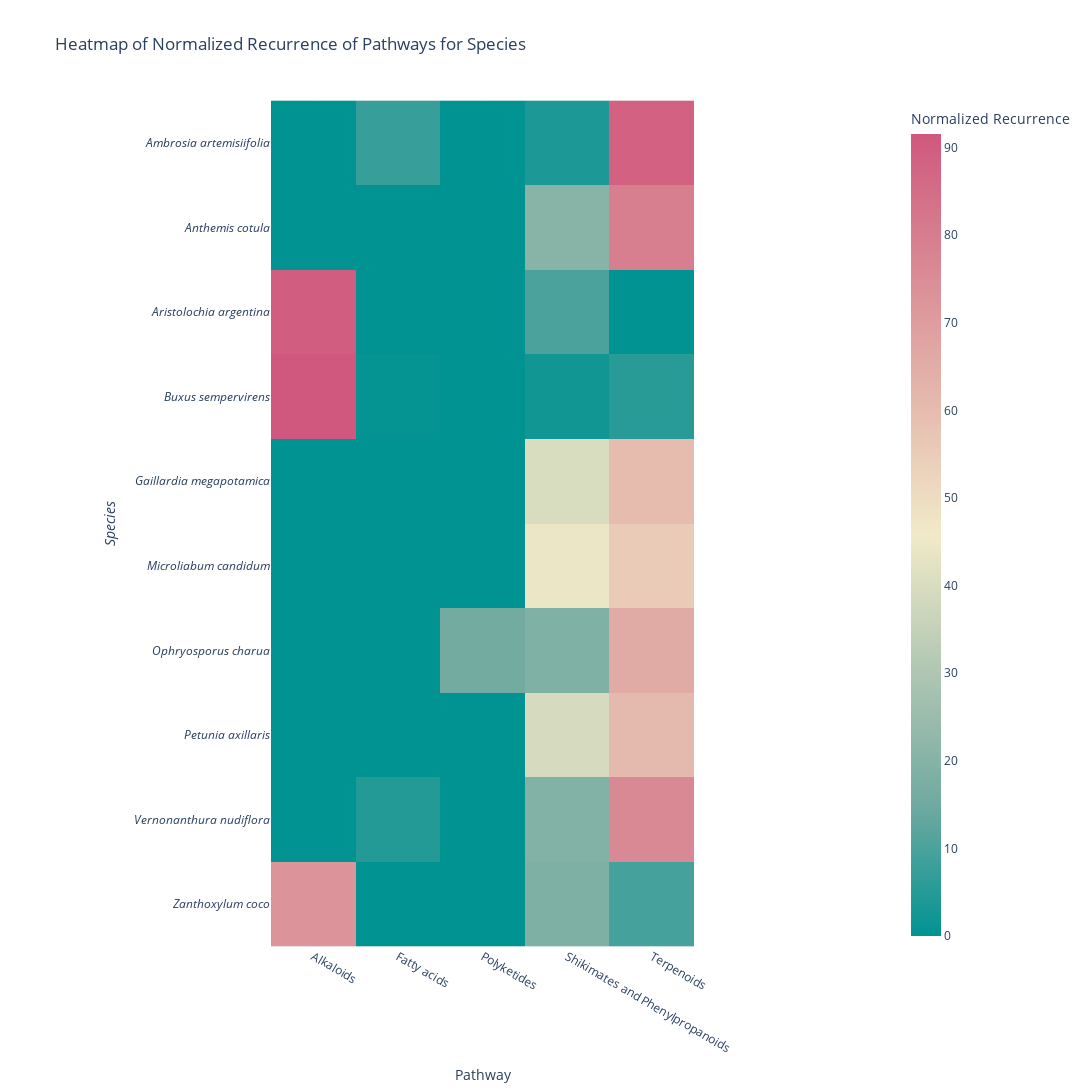

Notebook source saved alongside this figure:
### Code cell
heatmap_pathway_species(output_folder)

### Figure 1 — Plotly figure (JSON) as saved in the notebook; plotly's stock layout.template omitted (floating-point values rounded to 4 significant figures)
{"data": [{"coloraxis": "coloraxis", "hovertemplate": "Pathway: %{x}<br>Species: %{y}<br>Normalized Recurrence: %{z}<extra></extra>", "name": "0", "type": "heatmap", "x": ["Alkaloids", "Fatty acids", "Polyketides", "Shikimates and Phenylpropanoids", "Terpenoids"], "xaxis": "x", "y": ["Ambrosia artemisiifolia", "Anthemis cotula", "Aristolochia argentina", "Buxus sempervirens", "Gaillardia megapotamica", "Microliabum candidum", "Ophryosporus charua", "Petunia axillaris", "Vernonanthura nudiflora", "Zanthoxylum coco"], "yaxis": "y", "z": [[0, 7.407, 0, 3.704, 88.89], [0, 0, 0, 20.59, 79.41], [90, 0, 0, 10, 0], [91.54, 0.7692, 0, 2.308, 5.385], [0, 0, 0, 40, 60], [0, 0, 0, 44.44, 55.56], [0, 0, 15.62, 18.75, 65.62], [0, 0, 0, 39.39, 60.61], [0, 4.762, 0, 19.05, 76.19], [72.73, 0, 0, 18.18, 9.091]]}], "layout": {"coloraxis": {"colorbar": {"title": {"text": "Normalized Recurrence"}}, "colorscale": [[0, "rgb(0, 147, 146)"], [0.1667, "rgb(114, 170, 161)"], [0.3333, "rgb(177, 199, 179)"], [0.5, "rgb(241, 234, 200)"], [0.6667, "rgb(229, 185, 173)"], [0.8333, "rgb(217, 137, 148)"], [1, "rgb(208, 88, 126)"]]}, "height": 1500, "title": {"text": "Heatmap of Normalized Recurrence of Pathways for Species"}, "width": 1500, "xaxis": {"anchor": "y", "constrain": "domain", "domain": [0, 1], "scaleanchor": "y", "title": {"text": "Pathway"}}, "yaxis": {"anchor": "x", "autorange": "reversed", "constrain": "domain", "domain": [0, 1], "tickmode": "array", "ticktext": ["<i>Ambrosia artemisiifolia</i>", "<i>Anthemis cotula</i>", "<i>Aristolochia argentina</i>", "<i>Buxus sempervirens</i>", "<i>Gaillardia megapotamica</i>", "<i>Microliabum candidum</i>", "<i>Ophryosporus charua</i>", "<i>Petunia axillaris</i>", "<i>Vernonanthura nudiflora</i>", "<i>Zanthoxylum coco</i>"], "tickvals": [0, 1, 2, 3, 4, 5, 6, 7, 8, 9], "title": {"text": "<i>Species<i>"}}}}
